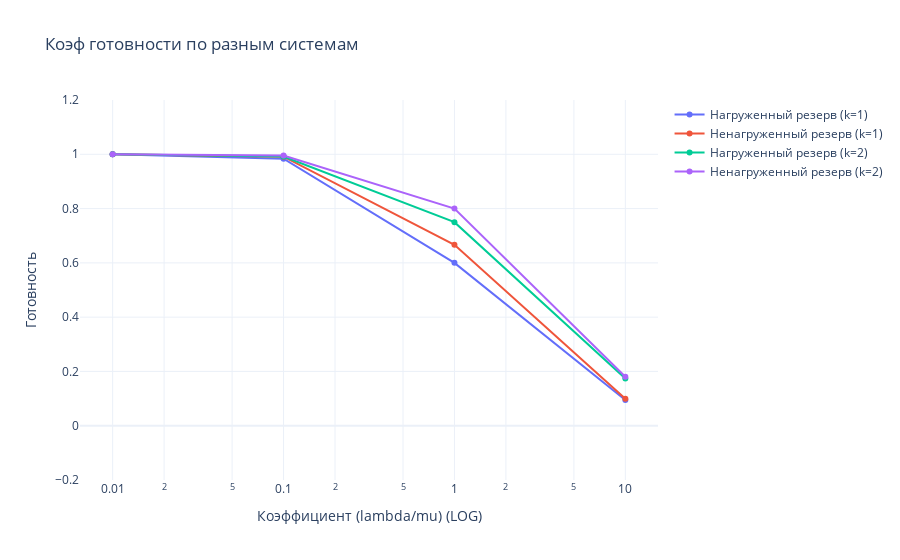

The cell this chart's notebook holds for it:
### Markdown cell above
Гистограмма плотностей относительных частот разных распределений

### Code cell
fig = go.Figure()
fig.add_trace(
    go.Scatter(x=repair_readines_system2_df['l2mu_coef'],
           y=repair_readines_system2_df["readines_k1_loaded"], name='Нагруженный резерв (k=1)',
          )
)
fig.add_trace(
    go.Scatter(x=repair_readines_system2_df['l2mu_coef'],
           y=repair_readines_system2_df["readines_k1_unloaded"], name='Ненагруженный резерв (k=1)',
          )
)
fig.add_trace(
    go.Scatter(x=repair_readines_system2_df['l2mu_coef'],
           y=repair_readines_system2_df["readines_k2_loaded"], name='Нагруженный резерв (k=2)',
          )
)
fig.add_trace(
    go.Scatter(x=repair_readines_system2_df['l2mu_coef'],
           y=repair_readines_system2_df["readines_k2_unloaded"], name='Ненагруженный резерв (k=2)',
          )
)
fig.update_layout(
    title="Коэф готовности по разным системам",
    xaxis_title="Коэффициент (lambda/mu) (LOG)",
    yaxis_title="Готовность",
    template="plotly_white",
    yaxis_range=[-0.2, 1.2],
    xaxis_type='log',  # логарифмическая шкала по оси X
)
fig.show()

### Figure 1 — Plotly figure (JSON) as saved in the notebook; plotly's stock layout.template omitted (floating-point values rounded to 4 significant figures)
{"data": [{"name": "Нагруженный резерв (k=1)", "type": "scatter", "x": [0.01, 0.1, 1.0, 10.0], "y": [0.9998, 0.9836, 0.6, 0.09502]}, {"name": "Ненагруженный резерв (k=1)", "type": "scatter", "x": [0.01, 0.1, 1.0, 10.0], "y": [0.9999, 0.991, 0.6667, 0.0991]}, {"name": "Нагруженный резерв (k=2)", "type": "scatter", "x": [0.01, 0.1, 1.0, 10.0], "y": [0.9999, 0.9917, 0.75, 0.1736]}, {"name": "Ненагруженный резерв (k=2)", "type": "scatter", "x": [0.01, 0.1, 1.0, 10.0], "y": [1.0, 0.9955, 0.8, 0.1803]}], "layout": {"title": {"text": "Коэф готовности по разным системам"}, "xaxis": {"title": {"text": "Коэффициент (lambda/mu) (LOG)"}, "type": "log"}, "yaxis": {"range": [-0.2, 1.2], "title": {"text": "Готовность"}}}}
